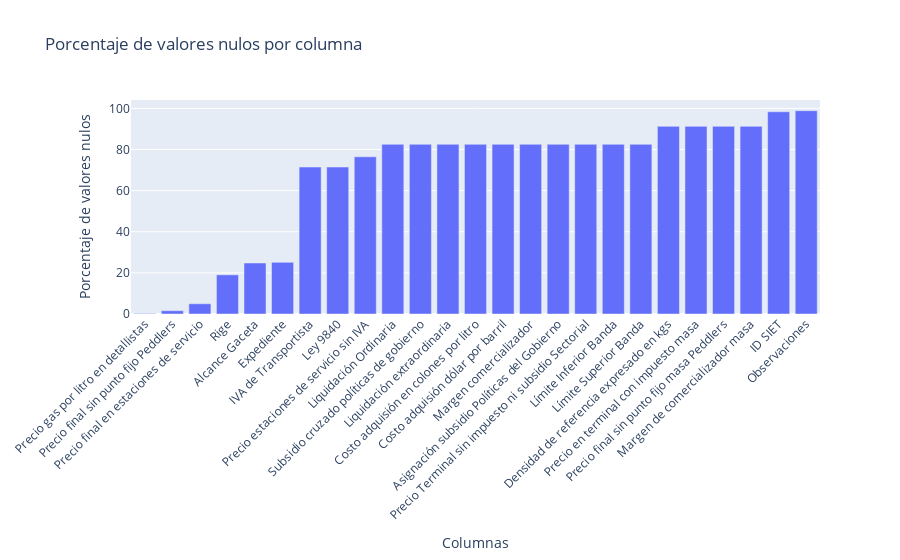

The notebook cell this image was saved under:
### Markdown cell above
## Visualización de valores nulos y atípicos

### Code cell
def visualizar_valores_nulos(dataframe, info_nulos=None, plot=True):
    """
    Visualiza los valores nulos en el DataFrame de varias formas.
    
    Args:
        dataframe: DataFrame de pandas
        info_nulos: DataFrame con información de nulos (opcional)
        plot: Si True, muestra los gráficos. Si False, solo prepara las figuras.
    
    Returns:
        tuple: Tupla con figuras generadas
    """
    figuras = []
    
    # Mapa de calor de valores nulos
    plt.figure(figsize=(16, 8))
    ax = sns.heatmap(dataframe.isnull(), cmap='viridis', yticklabels=False, cbar=False)
    plt.title('Mapa de calor de valores nulos')
    plt.tight_layout()
    figuras.append(plt.gcf())
    
    if plot:
        plt.show()
    
    # Si no se proporciona info_nulos, calcularlo
    if info_nulos is None:
        nulos = dataframe.isnull().sum()
        porcentaje_nulos = (nulos / len(dataframe)) * 100
        info_nulos = pd.DataFrame({"Nulos": nulos, "Porcentaje (%)": porcentaje_nulos})
    
    # Visualización de columnas con valores nulos
    cols_with_nulls = info_nulos[info_nulos["Nulos"] > 0].sort_values("Porcentaje (%)", ascending=True)
    
    if not cols_with_nulls.empty:
        # Gráfico de barras con plotly
        fig_bar = px.bar(cols_with_nulls, 
                         x=cols_with_nulls.index, 
                         y="Porcentaje (%)",
                         title="Porcentaje de valores nulos por columna",
                         labels={"index": "Columnas", "Porcentaje (%)": "Porcentaje de valores nulos"})
        fig_bar.update_layout(xaxis_tickangle=-45)
        
        if plot:
            fig_bar.show()
        
        figuras.append(fig_bar)
        
        # Análisis de correlación de valores nulos (solo si hay más de una columna con nulos)
        if len(cols_with_nulls) > 1:
            print("\nRelación entre valores nulos en diferentes columnas:")
            print("Esto puede ayudar a identificar si los valores nulos siguen algún patrón")
            
            # Seleccionar las columnas con más valores nulos (máximo 5)
            top_null_cols = cols_with_nulls.nlargest(min(5, len(cols_with_nulls)), "Nulos").index.tolist()
            
            # Calcular la matriz de correlación de valores nulos
            # La operación .isnull() solo se realiza una vez para las columnas seleccionadas
            null_vals = dataframe[top_null_cols].isnull()
            null_matrix = null_vals.corr()
            
            plt.figure(figsize=(10, 8))
            sns.heatmap(null_matrix, annot=True, cmap='coolwarm', vmin=-1, vmax=1)
            plt.title('Correlación entre valores nulos')
            plt.tight_layout()
            figuras.append(plt.gcf())
            
            if plot:
                plt.show()
    
    return tuple(figuras)

# Usar la información de nulos ya calculada
figs_nulos = visualizar_valores_nulos(df, info_nulos=resultado_analisis["info_nulos"])

### Figure 1 — Plotly figure (JSON) as saved in the notebook; plotly's stock layout.template omitted (floating-point values rounded to 4 significant figures)
{"data": [{"hovertemplate": "Columnas=%{x}<br>Porcentaje de valores nulos=%{y}<extra></extra>", "legendgroup": "", "marker": {"color": "#636efa", "pattern": {"shape": ""}}, "name": "", "orientation": "v", "showlegend": false, "textposition": "auto", "type": "bar", "x": ["Precio gas por litro en detallistas", "Precio final sin punto fijo Peddlers", "Precio final en estaciones de servicio", "Rige", "Alcance Gaceta", "Expediente", "IVA de Transportista", "Ley 9840", "Precio estaciones de servicio sin IVA", "Liquidación Ordinaria", "Subsidio cruzado políticas de gobierno", "Liquidación extraordinaria", "Costo adquisión en colones por litro", "Costo adquisión dólar por barril", "Margen comercializador", "Asignación subsidio Políticas del Gobierno", "Precio Terminal sin impuesto ni subsidio Sectorial", "Límite Inferior Banda", "Límite Superior Banda", "Densidad de referencia expresado en kgs", "Precio en terminal con impuesto masa", "Precio final sin punto fijo masa Peddlers", "Margen de comercializador masa", "ID SIET", "Observaciones"], "xaxis": "x", "y": [0.2584, 1.605, 4.991, 19.04, 24.79, 25.12, 71.45, 71.45, 76.44, 82.51, 82.51, 82.51, 82.51, 82.51, 82.51, 82.51, 82.51, 82.51, 82.51, 91.24, 91.24, 91.24, 91.24, 98.34, 98.86], "yaxis": "y"}], "layout": {"barmode": "relative", "legend": {"tracegroupgap": 0}, "title": {"text": "Porcentaje de valores nulos por columna"}, "xaxis": {"anchor": "y", "domain": [0, 1], "tickangle": -45, "title": {"text": "Columnas"}}, "yaxis": {"anchor": "x", "domain": [0, 1], "title": {"text": "Porcentaje de valores nulos"}}}}
